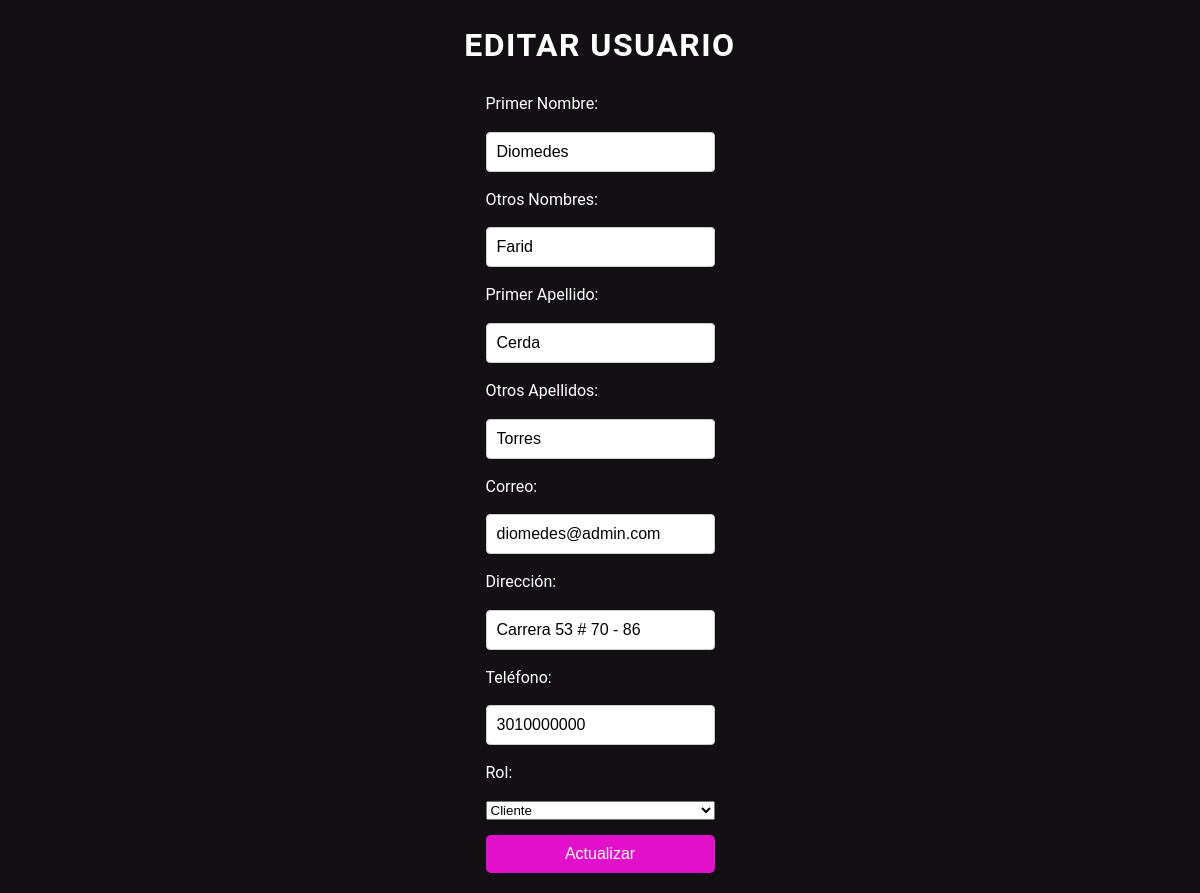
The page /index.php?action=editarUsuario (signed in) on the database its author committed.
### tables this page shows
CREATE TABLE `usuarios` (
    `IdUsuario` int(11) NOT NULL,
    `IdRol` int(11) NOT NULL,
    `PrimerNombre` varchar(50) NOT NULL,
    `OtrosNombres` varchar(100) DEFAULT NULL,
    `PrimerApellido` varchar(50) NOT NULL,
    `OtrosApellidos` varchar(100) DEFAULT NULL,
    `Email` varchar(100) NOT NULL,
    `Contrasena` varchar(255) DEFAULT NULL,
    `Direccion` varchar(100) NOT NULL,
    `Telefono` varchar(10) NOT NULL
  );

### controlador/ControladorUsuario.php (called while the page is built, shortened)
<?php
require_once 'modelo/Usuario.php';
require_once 'modelo/Rol.php';
class ControladorUsuario
{
    private $modelo;
    private $rol;
    public function __construct()
    {
        $this->modelo = new Usuario();
        $this->rol = new Rol();
    }
    public function mostrarFormularioEditar($id)
    {
        if ($id === NULL) {
            $id = $this->setIdUsuario();
            $usuario = $this->modelo->obtenerUsuarioPorId($id);
        } else {
            $this->verificarAccesoAdministrador();
            $usuario = $this->modelo->obtenerUsuarioPorId($id);
        }
        $roles = $this->rol->obtenerRoles();
        require 'vista/usuarios/editar.php';
    }
    private function setIdUsuario()
    {
        return $_SESSION['usuario']['IdUsuario'];
    }
}

### config/config.php (called while the page is built)
<?php
return [
'host' => 'localhost',
'usuario' => 'root',
'contrasena' => '',
'base_de_datos' => 'emagine_moments'
];

### modelo/Conexion.php (called while the page is built, shortened)
<?php
class Conexion {
    private static $instance = null;
    private $conexion;
    private function __construct() {
        $config = require 'config/config.php';
        $this->conexion = new mysqli($config['host'], $config['usuario'], $config['contrasena'], $config['base_de_datos']);
    }
    public static function getInstance() {
        if (self::$instance === null) {
            self::$instance = new self();
        }
        return self::$instance;
    }
    public function getConexion() {
        return $this->conexion;
    }
}
?>

### modelo/Usuario.php (called while the page is built, shortened)
<?php
require_once 'Conexion.php';
class Usuario
{
    private $conexion;
    public function __construct()
    {
        $this->conexion = Conexion::getInstance()->getConexion();
    }
    public function obtenerUsuarioPorId($id)
    {
        $stmt = $this->conexion->prepare("SELECT * FROM Usuarios WHERE IdUsuario = ?");
        $stmt->bind_param("i", $id);
        $stmt->execute();
        return $stmt->get_result()->fetch_assoc();
    }
}

### modelo/Rol.php (called while the page is built, shortened)
<?php
require_once 'Conexion.php';
class Rol
{
    private $conexion;
    public function __construct()
    {
        $this->conexion = Conexion::getInstance()->getConexion();
    }
    public function obtenerRoles()
    {
        $resultado = $this->conexion->query("SELECT * FROM Roles");
        return $resultado->fetch_all(MYSQLI_ASSOC);
    }
}

### vista/usuarios/editar.php (the view, shortened to what this page needs)
<html lang="es">
    <head>
        <link href="./vista/styles/editar.css" rel="stylesheet">
    </head>
    <body>
        <h1>Editar Usuario</h1>
        <form id="editUserForm" onsubmit="event.preventDefault(); ajaxActualizarUsuario();">
            <label for="PrimerNombre">Primer Nombre:</label>
            <input type="text" id="PrimerNombre" name="PrimerNombre" value="<?= $usuario['PrimerNombre'] ?>" required>
            <label for="OtrosNombres">Otros Nombres:</label>
            <input type="text" id="OtrosNombres" name="OtrosNombres" value="<?= $usuario['OtrosNombres'] ?>">
            <label for="PrimerApellido">Primer Apellido:</label>
            <input type="text" id="PrimerApellido" name="PrimerApellido" value="<?= $usuario['PrimerApellido'] ?>" required>
            <label for="OtrosApellidos">Otros Apellidos:</label>
            <input type="text" id="OtrosApellidos" name="OtrosApellidos" value="<?= $usuario['OtrosApellidos'] ?>">
            <label for="Email">Correo:</label>
            <input type="email" id="Email" name="Email" value="<?= $usuario['Email'] ?>" required>
            <label for="Direccion">Dirección:</label>
            <input type="text" id="Direccion" name="Direccion" value="<?= $usuario['Direccion'] ?>" required>
            <label for="Telefono">Teléfono:</label>
            <input type="text" id="Telefono" name="Telefono" value="<?= $usuario['Telefono'] ?>" required>
            <label for="IdRol">Rol:</label>
            <select name="IdRol" id="roleSelect" required>
                <?php
                foreach ($roles as $rol) {
                    if ($rol['IdRol'] == 1 && $_SESSION['usuario']['IdRol'] !== 1) {
                        continue;
                    }
                    $selected = ($usuario['IdRol'] == $rol['IdRol']) ? 'selected' : '';
                    echo "<option value='{$rol['IdRol']}' $selected>" . htmlspecialchars($rol['Nombre']) . "</option>";
                }
                ?>
            </select>
            <button type="submit">Actualizar</button>
        </form>
    </body>
</html>

### vista/styles/editar.css (style rules this page uses)
* { margin: 0; padding: 0; box-sizing: border-box; }
body { font-family: 'Roboto', sans-serif; background-color: #121013; color: #FFFFFF; line-height: 1.6; display: flex; justify-content: center; align-items: center; padding: 20px; flex-direction: column; }
h1, h2, h3, h4, h5, h6 { color: #FFFFFF; margin-bottom: 20px; text-transform: uppercase; letter-spacing: 1.5px; text-align: center; }
form { display: flex; flex-direction: column; gap: 15px; }
input[type="text"], input[type="email"], input[type="password"], textarea { width: 100%; padding: 10px; border: 1px solid #ccc; border-radius: 4px; font-size: 16px; }
button { background-color: #E310CB; color: #FFFFFF; border: none; padding: 10px 20px; font-size: 16px; cursor: pointer; border-radius: 5px; transition: background-color 0.3s; }

### rows shown on the page
usuarios: PrimerNombre "Diomedes", OtrosNombres "Farid", PrimerApellido "Cerda", OtrosApellidos "Torres", Email "diomedes@admin.com", Direccion "Carrera 53 # 70 - 86", Telefono "3010000000"

### other values the page prints
form field IdRol "Cliente"
